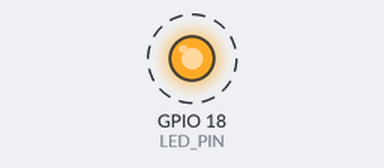
A program run on a simulated Raspberry Pi (BCM pin numbers). Shown: output pins drawn as LEDs (lit = HIGH). Dashed ring = blinking.

Above: at 0.5 s.
Timing chart, 0 to 4.6 s (numbered marks = the images above):
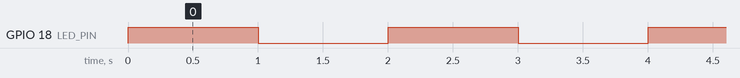

Measured:
- by itself, GPIO 18 (LED_PIN): alternates HIGH for 1.0 s and LOW for 1.0 s

The program:

LED.py
```python
import RPi.GPIO as GPIO
import time

# Set GPIO mode to BCM
GPIO.setmode(GPIO.BCM)

# Define LED pin
LED_PIN = 18

# Set LED pin as output
GPIO.setup(LED_PIN, GPIO.OUT)

while True:
        GPIO.output(LED_PIN, GPIO.HIGH)  # LED ON
        time.sleep(1)  # 1-second delay
        GPIO.output(LED_PIN, GPIO.LOW)   # LED OFF
        time.sleep(1)  # 1-second delay
```
